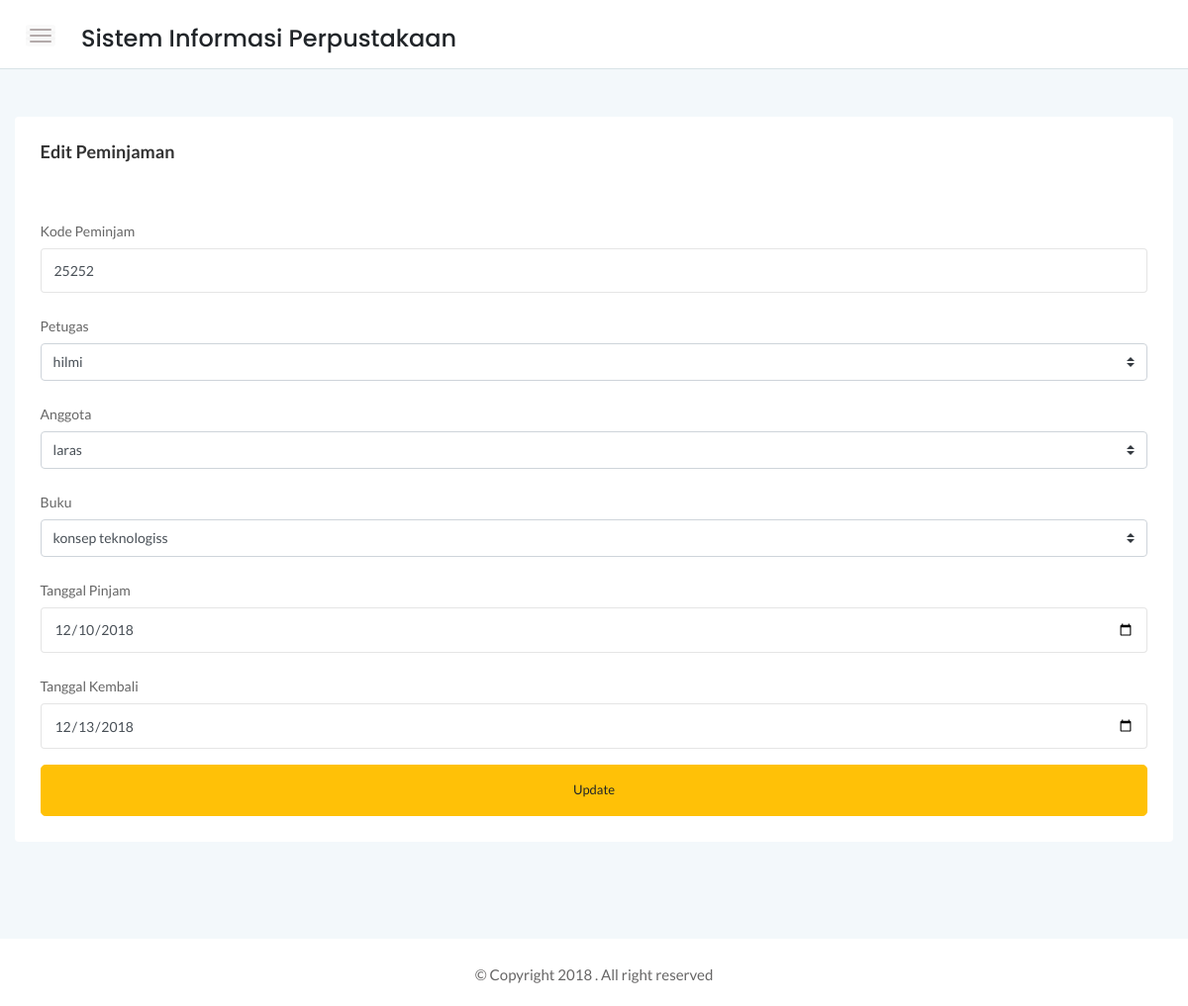
/srtdash/app/peminjam/edit.php?kode=25252 (signed in), run on the app's committed database.
### tables this page shows
CREATE TABLE `peminjam` (
  `kode_pinjam` varchar(20) NOT NULL,
  `no_anggota` char(20) NOT NULL,
  `kode_petugas` char(20) DEFAULT NULL,
  `kode_register` char(20) NOT NULL,
  `tgl_pinjam` date NOT NULL,
  `tgl_kembali` date NOT NULL
);

CREATE TABLE `petugas` (
  `kode_petugas` char(20) NOT NULL,
  `nama` varchar(50) NOT NULL,
  `alamat` varchar(100) NOT NULL,
  `jl` enum('Laki-Laki','Perempuan') NOT NULL,
  `no_hp` char(13) NOT NULL,
  `user` varchar(20) NOT NULL,
  `pass` varchar(255) NOT NULL
);

CREATE TABLE `anggota` (
  `no_anggota` char(20) NOT NULL,
  `nama` varchar(50) NOT NULL,
  `alamat` varchar(100) NOT NULL,
  `no_hp` char(13) NOT NULL,
  `jl` enum('Laki-Laki','Perempuan') NOT NULL
);

CREATE TABLE `buku` (
  `kode_register` char(20) NOT NULL,
  `judul` varchar(100) NOT NULL,
  `pengarang` varchar(100) NOT NULL,
  `penerbit` varchar(100) NOT NULL,
  `thn_terbit` int(4) NOT NULL,
  `jumlah` int(3) NOT NULL
);

### srtdash/function/functions.php (called while the page is built, shortened)
<?php
$link = mysqli_connect("localhost","root","", "perpustakaan");
function tampil($query){
global $link;
$result = mysqli_query($link,$query);
while ($row = mysqli_fetch_assoc($result)){
    $rows[] = $row;
}
return $rows;
}
?>

### srtdash/app/peminjam/edit.php (the view, shortened to what this page needs)
 <?php
      require '../../function/functions.php';
      $kode = $_GET['kode'];
      $row = tampil("SELECT * FROM peminjam WHERE kode_pinjam = '$kode'")[0];
       $petugas = tampil("SELECT kode_petugas,nama FROM petugas");
       $anggota = tampil("SELECT no_anggota,nama FROM anggota");
       $buku = tampil("SELECT kode_register, judul FROM buku");
        ?>
<!DOCTYPE html>
<html>
    <head>
        <link rel="stylesheet" href="../../assets/css/bootstrap.min.css">
        <link rel="stylesheet" href="../../assets/css/font-awesome.min.css">
        <link rel="stylesheet" href="../../assets/css/themify-icons.css">
        <link rel="stylesheet" href="../../assets/css/metisMenu.css">
        <link rel="stylesheet" href="../../assets/css/owl.carousel.min.css">
        <link rel="stylesheet" href="../../assets/css/slicknav.min.css">
        <link rel="stylesheet" href="../../assets/css/typography.css">
        <link rel="stylesheet" href="../../assets/css/default-css.css">
        <link rel="stylesheet" href="../../assets/css/styles.css">
        <link rel="stylesheet" href="../../assets/css/responsive.css">
    </head>
    <body>
    <div class="page-container">
        <div class="main-content">
            <div class="header-area">
                <div class="row align-items-center">
                    <div class="col-md-6 col-sm-8 clearfix">
                        <div class="nav-btn pull-left">
                            <span></span>
                            <span></span>
                            <span></span>
                        </div>
                        <div class="nav-btn pull-left">
                           <h4>Sistem Informasi Perpustakaan</h4>
                        </div>
                    </div>
                </div>
            </div>
            <div class="main-content-inner">
                <div class="sales-report-area mt-5 mb-5">
                   <div class="card">
                   <div class="card-body">
                   <h6 class="header-title mb-0">Edit Peminjaman</h6>
                   </div>
                            <div class="card-body">
       <form action="" method="POST">
           <div class="form-group">
                <label for="kode" class="col-form-label">Kode Peminjam</label>
                <input class="form-control" type="text" name="kode" value="<?= $row['kode_pinjam'];?>" id="kode" required>
            </div>
            <div class="form-group">
                                            <label class="col-form-label">Petugas</label>
                                            <select class="custom-select" name="petugas">
                                                <?php
                                                 foreach ($petugas as $pet):
                                                     ?>
                                                <option value="<?=$pet['kode_petugas'];?>"
                                                        <?php if ($pet['kode_petugas'] == $row['kode_petugas'])
                                                            {echo "selected";}?>>
                                                            <?=$pet['nama'];?></option>
                                                 <?php
                                                 endforeach;
                                                ?>
                                            </select>
            </div>
            <div class="form-group">
                                            <label class="col-form-label">Anggota</label>
                                            <select class="custom-select" name="anggota">
                                                    <?php
                                                    foreach ($anggota as $ang):
                                                        ?>
                                                    <option value="<?= $ang['no_anggota'];?>"
                                                            <?php if ($ang['no_anggota'] == $row['no_anggota']) {
                                                            echo "selected";
                                                        }?>> <?= $ang['nama'];?></option>
                                                    <?php
                                                    endforeach;
                                                    ?>
                                                </select>
            </div>
            <div class="form-group">
                                            <label class="col-form-label">Buku</label>
                                            <select class="custom-select" name="buku">
                                                    <?php
                                                    foreach ($buku as $buk):
                                                    ?>
                                                    <option value="<?= $buk['kode_register'];?>"
                                                            <?php if ($buk['kode_register'] == $row['kode_register']) {
                                                                echo "selected";}?>> <?= $buk['judul'];?></option>
                                                    <?php
                                                    endforeach;
                                                    ?>
                                                </select>
            </div>
            <div class="form-group">
                <label for="tgl_pinjam" class="col-form-label">Tanggal Pinjam</label>
                <input class="form-control" type="date" name="tgl_pinjam" value="<?= $row['tgl_pinjam']; ?>" id="tgl_pinjam" required>
            </div>
            <div class="form-group">
                <label for="tgl_kembali" class="col-form-label">Tanggal Kembali</label>
                <input class="form-control" type="date" name="tgl_kembali" value="<?= $row['tgl_kembali']; ?>" id="tgl_kembali" required>
            </div>
            <button type="submit" name="update" class="btn btn-warning btn-lg btn-block">Update</button>
       </form>
  </div>
                     </div>
                </div>
            </div>
        </div>
        <footer>
            <div class="footer-area">
                <p>© Copyright 2018 . All right reserved</p>
            </div>
        </footer>
    </div>
</body>
</html>

### srtdash/assets/css/typography.css (style rules this page uses)
body { font-size: 14px; font-family: 'Lato', sans-serif; }
h1, h2, h3, h4, h5, h6 { margin: 0; font-family: 'Poppins', sans-serif; }
p { font-family: 'Lato', sans-serif; font-size: 15px; line-height: 26px; color: #444; margin-bottom: 0; }
button { cursor: pointer; outline: none!important; letter-spacing: 0; }

### srtdash/assets/css/default-css.css (style rules this page uses)
* { margin: 0; padding: 0; box-sizing: border-box; }
*, *:before, *:after { -moz-box-sizing: border-box; -webkit-box-sizing: border-box; box-sizing: border-box; }
html { -webkit-font-smoothing: antialiased; }
body { background: #fff; font-weight: normal; -webkit-font-smoothing: antialiased; -webkit-text-size-adjust: 100%; }
:root { --primary-color: #4336FB; }

### srtdash/assets/css/styles.css (style rules this page uses)
.page-container { width: 100%; height: 100%; min-height: 100vh; padding-left: 280px; -webkit-transition: padding-left 0.3s ease 0s; transition: padding-left 0.3s ease 0s; }
.card { border: none; border-radius: 4px; background-color: #fff; -webkit-transition: all 0.3s ease 0s; transition: all 0.3s ease 0s; }
.card-body { padding: 25.6px; padding: 1.6rem; }
.main-content { width: 100%; background: #F3F8FB; }
.main-content-inner { padding: 0 30px 50px; }
.header-area { padding: 15px 30px; background: #fff; border-bottom: 1px solid #d8e3e7; }
.nav-btn { margin-right: 30px; margin-top: 10px; cursor: pointer; }
.nav-btn span { display: block; width: 22px; height: 2px; background: #b3aaaa; margin: 4px 0; border-radius: 15px; -webkit-transition: all 0.3s ease 0s; transition: all 0.3s ease 0s; box-shadow: 0 0 0 4px rgba(99, 96, 96, 0.03); }
.header-title { font-family: 'Lato', sans-serif; font-size: 18px; font-weight: 600; letter-spacing: 0; color: #333; text-transform: capitalize; margin-bottom: 17px; }
.footer-area { text-align: center; padding: 23px 0 19px; background: #fff; }
.footer-area p { color: #676666; margin-bottom: 0; }
.btn { padding: 11px 17px; font-size: 13px; letter-spacing: 0; }
.btn-lg { padding: 15px 22px; }
.form-control, .form-control:focus { outline: none; box-shadow: none; }
.form-control { font-size: 14px; border: 1px solid rgba(170, 170, 170, .3); padding: 10.72px 12.8px; padding: .67rem .8rem; }
label { font-weight: 500; color: #666; display: inline-block; margin-bottom: 8px; margin-bottom: .5rem; }

### srtdash/assets/css/responsive.css (style rules this page uses)
@media (min-width: 1200px) and (max-width: 1364px) { .main-content-inner { padding: 0 15px 50px; } }
@media (min-width: 1200px) and (max-width: 1364px) { .page-container, .sbar_collapsed.page-container { padding-left: 0; } }

### data on the page
peminjam: kode "25252", petugas "hilmi", anggota "laras", buku "konsep teknologiss", tgl_pinjam "12/10/2018", tgl_kembali "12/13/2018"
